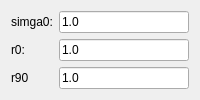
        <widget class="QWidget" name="tab_Hill48">
         <attribute name="title">
          <string>Hill48</string>
         </attribute>
         <layout class="QGridLayout" name="gridLayout_3">
          <item row="0" column="0">
           <widget class="QLabel" name="label_Hill_a0">
            <property name="sizePolicy">
             <sizepolicy hsizetype="Fixed" vsizetype="Preferred">
              <horstretch>0</horstretch>
              <verstretch>0</verstretch>
             </sizepolicy>
            </property>
            <property name="text">
             <string>simga0:</string>
            </property>
            <property name="buddy">
             <cstring>lineEdit_Hill_a0</cstring>
            </property>
           </widget>
          </item>
          <item row="0" column="1">
           <widget class="QLineEdit" name="lineEdit_Hill_a0">
            <property name="sizePolicy">
             <sizepolicy hsizetype="Preferred" vsizetype="Fixed">
              <horstretch>0</horstretch>
              <verstretch>0</verstretch>
             </sizepolicy>
            </property>
            <property name="text">
             <string>1.0</string>
            </property>
           </widget>
          </item>
          <item row="1" column="0">
           <widget class="QLabel" name="label_Hill_r0">
            <property name="sizePolicy">
             <sizepolicy hsizetype="Fixed" vsizetype="Preferred">
              <horstretch>0</horstretch>
              <verstretch>0</verstretch>
             </sizepolicy>
            </property>
            <property name="text">
             <string>r0:</string>
            </property>
            <property name="buddy">
             <cstring>lineEdit_Hill_r0</cstring>
            </property>
           </widget>
          </item>
          <item row="1" column="1">
           <widget class="QLineEdit" name="lineEdit_Hill_r0">
            <property name="sizePolicy">
             <sizepolicy hsizetype="Preferred" vsizetype="Fixed">
              <horstretch>0</horstretch>
              <verstretch>0</verstretch>
             </sizepolicy>
            </property>
            <property name="text">
             <string>1.0</string>
            </property>
           </widget>
          </item>
          <item row="2" column="0">
           <widget class="QLabel" name="label_Hill_r90">
            <property name="sizePolicy">
             <sizepolicy hsizetype="Fixed" vsizetype="Preferred">
              <horstretch>0</horstretch>
              <verstretch>0</verstretch>
             </sizepolicy>
            </property>
            <property name="text">
             <string>r90</string>
            </property>
            <property name="buddy">
             <cstring>lineEdit_Hill_r90</cstring>
            </property>
           </widget>
          </item>
          <item row="2" column="1">
           <widget class="QLineEdit" name="lineEdit_Hill_r90">
            <property name="sizePolicy">
             <sizepolicy hsizetype="Preferred" vsizetype="Fixed">
              <horstretch>0</horstretch>
              <verstretch>0</verstretch>
             </sizepolicy>
            </property>
            <property name="text">
             <string>1.0</string>
            </property>
           </widget>
          </item>
         </layout>
        </widget>
